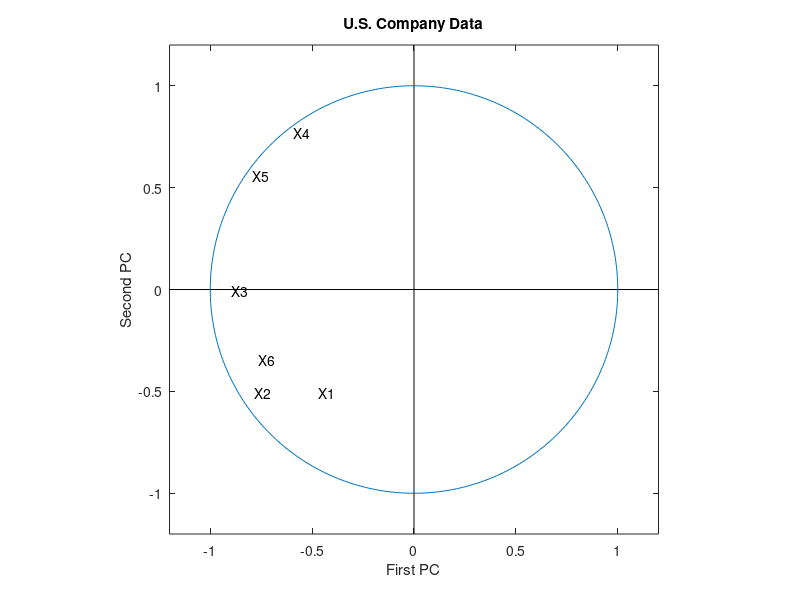
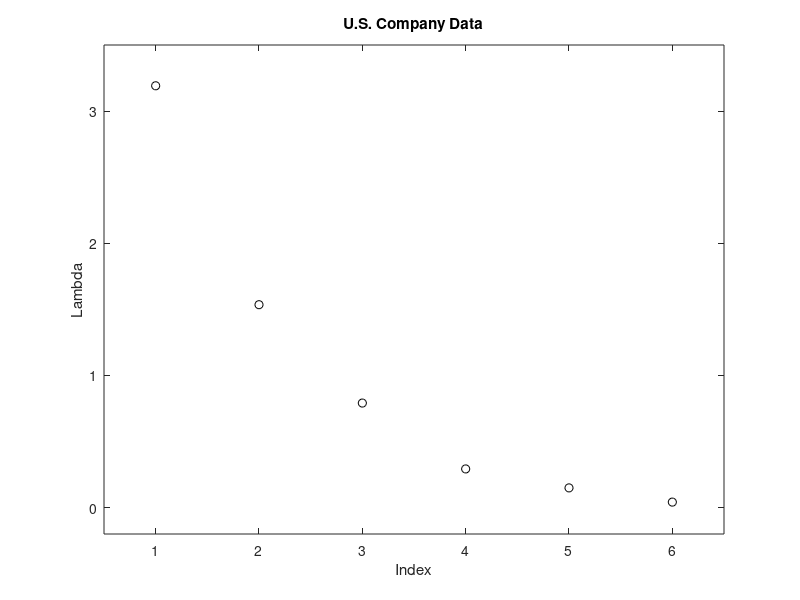

MATLAB code for these plots, in order:
% ---------------------------------------------------------------------
% Book:         MVA
% ---------------------------------------------------------------------
% Quantlet:     MVAnpcausco2i
% ---------------------------------------------------------------------
% Description:  MVAnpcausco2i shows a screeplot of the eigenvalues for
%               the PCA of the standardized US company data (uscomp2.dat). 
%               It computes the correlations between the variables and the 
%               principal components and displays the first two of them.
% ---------------------------------------------------------------------
% See also:     MVAnpcabank, MVAnpcabank, MVAnpcabanki, MVAnpcafood, 
%               MVAnpcahous, MVAnpcahous, MVAnpcahousi, MVAnpcatime,
%               MVAnpcausco, MVAnpcausco,MVAnpcausco2, MVApcabank, 
%               MVApcabanki, MVApcabankr
% ---------------------------------------------------------------------
% Keywords:     PCA, correlation, eigenvalues, screeplot, standardize
% ---------------------------------------------------------------------
% Usage:        -
% ---------------------------------------------------------------------
% Inputs:       None
% ---------------------------------------------------------------------
% Output:       Screeplot of the eigenvalues for the PCA of the
%               standardized US company data (uscomp2.dat).
%               It computes the correlations between the variables and
%               the principal components and displays the first two of
%               them.
% ---------------------------------------------------------------------
% Example:      -
% ---------------------------------------------------------------------
% Author:       Wolfgang Haerdle, Jorge Patron, Vladimir Georgescu,
%               Song Song
% ---------------------------------------------------------------------


close all
clc
clear

[Company,A,S,MV,P,CF,E,Sector]=textread('uscomp2.dat','%s %f %f %f %f %f %f %s');

x=horzcat(A,S,MV,P,CF,E);
x=vertcat(x(1:37,:),x(39,:),x(41:79,:));
[n p]=size(x);
m=mean(x);
x=(x-repmat(m,n,1)).*repmat(1./sqrt((n-1)*var(x)/n),n,1);        % Standardizes the data matrix
[v e]=eigs((n-1)*cov(x)/n,p,'la');                               % Eigenvalues sorted by size from largest to smallest(Note: Command generates a Warning(Disregard it))
e1=(e*ones(p,1))';                                               % Creates column vector of eigenvalues
x=x-repmat(m,n,1);
r=x*v;
r(:,7:12)=x(:,1:6);
r=corr(r);                                                       % Correlation between PCs and variables
r1(:,1)=(-1)*r(7:12,1);    %CORRECTION (as R)                    % Correlation of the two most important PCs and variables
r1(:,2)=r(7:12,2);                                               % Multiply here the second PC by -1 for the same output as in the MVA book



 % Polar coordinates
figure(1)
hold on
box on
xlim([-1.2 1.2])
ylim([-1.2 1.2])
line([-1.2 1.2],[0 0],'Color','k')
line([0 0],[1.2 -1.2],'Color','k')
title('U.S. Company Data')
xlabel('First PC')
ylabel('Second PC')
daspect([1,1,1])
plot(exp((-1)^.5*[0:2*pi/360:2*pi]))                             % plot unit circle

for i=1:length(r1)
text(r1(i,1),r1(i,2),strcat('X',int2str(i)))
end
hold off
 % to save the plot in pdf or png please uncomment next 2 lines:
 % print -painters -dpdf -r600 MVAnpcausco2i01.pdf
 % print -painters -dpng -r600 MVAnpcausco2i01.png


 % Eigenvalues
nr=1:6;
figure(2)
scatter(nr,e1,'k')
xlabel('Index')
ylabel('Lambda')
title('U.S. Company Data')
xlim([0.5 6.5])
ylim([-0.2 3.5])
box on



 % to save the plot in pdf or png please uncomment next 2 lines:
 % print -painters -dpdf -r600 MVAnpcausco2i02.pdf
 % print -painters -dpng -r600 MVAnpcausco2i02.png
